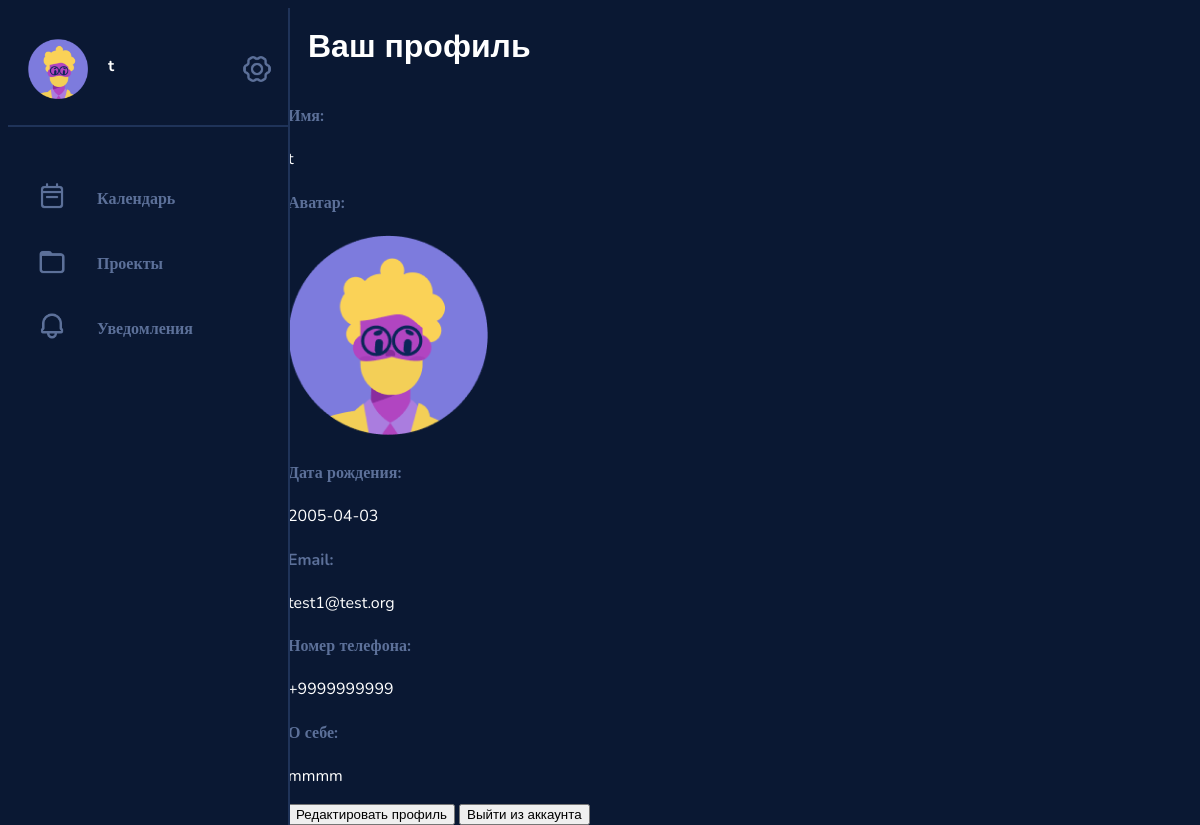
The app's page /profile/1 with its own data.
### data/users.py (models this page shows, shortened)
class User(SqlAlchemyBase, UserMixin, SerializerMixin):
    __tablename__ = 'users'
    id = sqlalchemy.Column(sqlalchemy.Integer, primary_key=True, autoincrement=True)
    login = sqlalchemy.Column(sqlalchemy.String, nullable=True)
    password = sqlalchemy.Column(sqlalchemy.String, nullable=True)
    email = sqlalchemy.Column(sqlalchemy.String, index=True, unique=True, nullable=True)
    phone = sqlalchemy.Column(sqlalchemy.String, index=True, unique=True, nullable=True)
    name = sqlalchemy.Column(sqlalchemy.String, nullable=True)
    birth_date = sqlalchemy.Column(sqlalchemy.DateTime, nullable=True)
    bio = sqlalchemy.Column(sqlalchemy.String, nullable=True)
    projects = sqlalchemy.Column(sqlalchemy.String, nullable=True, default=None)
    tasks = sqlalchemy.Column(sqlalchemy.String, nullable=True, default=None)
    picture = sqlalchemy.Column(sqlalchemy.Integer, nullable=True)

### services/profile.py (the view)
@blueprint.route('/profile/<int:user_id>')
def profile(user_id):
    db_sess = session.create_session()
    user = db_sess.query(User).get(user_id)
    return render_template('profile.html', title='Verk | Profile', name=user.name, id=user_id, email=user.email,
                           list_of_avatars=list_of_avatars, avatar=user.picture, phone=user.phone,
                           birth_date=str(user.birth_date).split()[0], bio=user.bio)

### data/db_session.py (called while the page is built)
def create_session() -> Session:
    global __factory
    return __factory()

### templates/profile.html (shortened to what this page needs)
<!DOCTYPE html>
<html>
<head>
    <link href="/static/style.css" rel="stylesheet" type="text/css" />
</head>
<body>
{% extends "base.html" %}
{% block content %}
<div class="viewport">
        <div class="profile_info">
            <h1>Ваш профиль</h1>
            <h4>Имя:</h4>
            <p>{{name}}</p>
            <h4>Аватар:</h4>
            <img src={{list_of_avatars[avatar]}}>
            <h4>Дата рождения:</h4>
            <p>{{birth_date}}</p>
            <h4>Email:</h4>
            <p>{{email}}</p>
            <h4>Номер телефона:</h4>
            <p>{{phone}}</p>
            <h4>О себе:</h4>
            <p>{{bio}}</p>
            <button type="submit" onclick="window.location.href='/profile_edit/{{id}}';" value="add_new">Редактировать профиль</button>
            <button type="submit" onclick="window.location.href='/';" value="add_new">Выйти из аккаунта</button>
        </div>
    </div>
{% endblock %}

### static/style.css (style rules this page uses)
html, body { height: 100%; width: 100%; background-color: #0A1833; font-family: Nunito, Arial; display: flex; }
h1 { font-family: Arial; color: #FFF; }
h4 { font-family: Nunito; font-size: 16px; color: #5C7099; }
p { font-family: Nunito; font-size: 16px; color: #FFF; }
.viewport { display: grid; margin-left: 280px; width: 100%; }
.viewport h1 { margin-top: 20px; margin-left: 20px; margin-bottom: 40px; margin-right: 20px; }

### records on screen
User: email "test1@test.org", phone "+9999999999", bio "mmmm"

### other values on screen
{{ name }} "t"
{{ birth_date }} "2005-04-03"
